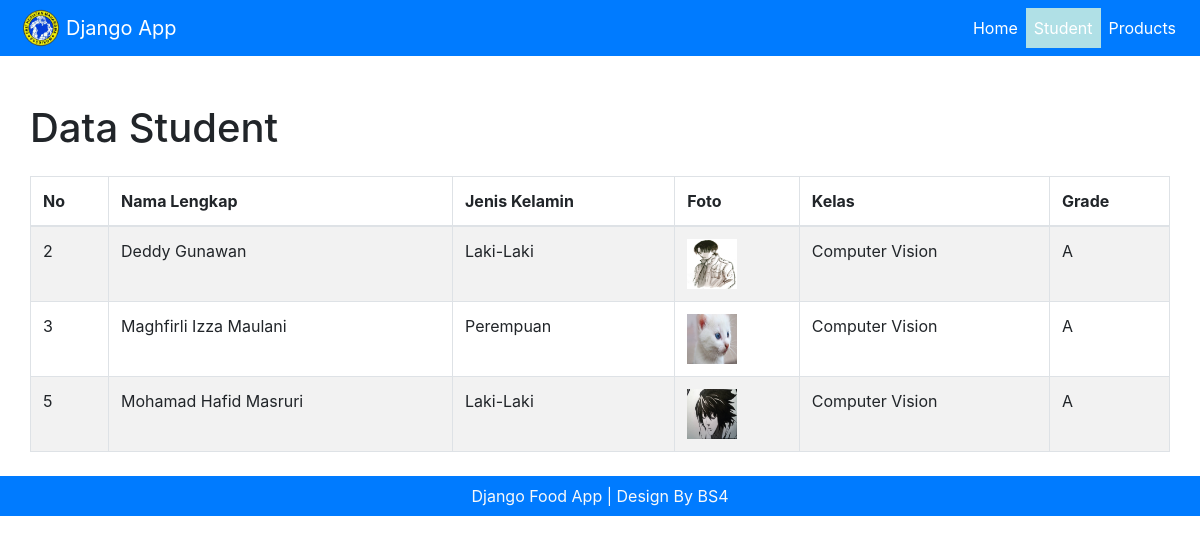
The page /student/ on the database its author committed.
### masruri/models.py (models this page shows, shortened)
class Student(models.Model):
    gender_choice = (
        ('M', 'Male'),
        ('F', 'Female'),
    )
    roll_no = models.IntegerField()
    photo = models.ImageField(upload_to='photos/%Y/%m/%d/')
    full_name = models.CharField(max_length=100)
    course = models.CharField(max_length=100)
    grade = models.CharField(max_length=100)
    gender = models.CharField(choices=gender_choice, max_length=100)

### masruri/views.py (the view)
# urls.py: path('student/', views.student, name='student'),
def student(request):
    student = Student.objects.all()
    data = {
        'judul': 'Halaman Student',
        'menu': 'student',
        'student': student
    }
    return render(request, 'student.html', data)

### masruri/templates/student.html
{% extends "main.html" %}
{% block content %}
<div class="container">
    <div class="row mt-5">
        <h1>Data Student</h1>
        <table class="table table-bordered table-transparent table-striped mt-3">
            <thead>
                <tr>
                    <th>No</th>
                    <th>Nama Lengkap</th>
                    <th>Jenis Kelamin</th>
                    <th>Foto</th>
                    <th>Kelas</th>
                    <th>Grade</th>
                </tr>
            </thead>
            <tbody>
                {% for mhs in student %}
                <tr>
                    <td scope="row">{{ mhs.roll_no }}</td>
                    <td>{{ mhs.full_name }}</td>
                    {% if mhs.gender == 'M' %}
                    <td>Laki-Laki</td>
                    {% else %}
                    <td>Perempuan</td>
                    {% endif %}
                    <td><img src="{{ mhs.photo.url }}" width="50" height="50"></td>
                    <td>{{ mhs.course }}</td>
                    <td>{{ mhs.grade }}</td>
                </tr>
                {% endfor %}
            </tbody>
        </table>
    </div>
</div>
{% endblock content %}

### rows shown on the page
Student: roll_no "2", full_name "Deddy Gunawan", gender "Laki-Laki", photo (picture), course "Computer Vision", grade "A"
Student: roll_no "3", full_name "Maghfirli Izza Maulani", gender "Perempuan", photo (picture), course "Computer Vision", grade "A"
Student: roll_no "5", full_name "Mohamad Hafid Masruri", gender "Laki-Laki", photo (picture), course "Computer Vision", grade "A"
